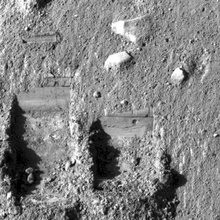
%> input picture Reduccion color y tamano/tarea1.jpg, 220 x 220 px, shrunk from 512 x 512 before the run
$ octave Reduccion_De_Escala_De_Grises.m   (GNU Octave 9; MATLAB toolbox functions it lacks are replaced by stand-ins)
%> lines starting %> are read from the running program, lines starting %| are printed output that depends on the picture; in (x1, y1, x2, y2) boxes, pixels count from 0 and x2, y2 are one past the last pixel; in counts of white or black regions, pixels touching at a corner belong together; the program's own positions count from 1
% Reducci?n de Matices de Grises, de 256 niveles a 2 niveles
%   Este programa trabaja con una matriz de 3 dimensiones (256x256x3) para
%   crear distintas matrices con la reduccion en niveles de grises de la
%   imagen proporcionada, llamada en este caso como "tarea1.jpg". El
%   programa transforma todo n?mero igual o menor a 127 en par y todo igual
%   o mayor a 128 en impar logrando la primera reduccion y trabajando a
%   partir de esta matriz. Los colores se van distanciando cada vez mas a
%   partir de potencias de 2 para ir dividiendo entre 2 la reduccion de
%   niveles.

I=imread('tarea1.jpg');
%> I is the input picture: size 220x220 uint8; min 0, max 255, mean 132.5
%Leemos la imagen
[ml,nl]=size(I);
%> ml = 220; nl = 220
%Obtenemos el tamano en dos variables

p=zeros(ml,nl,7);
%Creamos una matriz de 3 dimensiones para albergar cada una de las matrices
%en una sola variable, en total tenemos 7 conjuntos de matrices.

for z=1:7;
%Inicializamos nuestros conteos para recorrer todas las 7 matrices con 3
%for, uno por cada dimensi?n de la matriz
    for j=1:nl;
        for i=1:ml;

            if I(i,j)>=128 & I(i,j)<255;
%Nuestra escala de gris va de 0 a 255, todo n?mero arriba de 128 lo haremos
%impar para preservar el 255

                if z==1;
%Creamos un caso especial para la primera matriz ya que en esta nos
% basaremos para la b?squeda de las dem?s matrices. Este primer caso nos
% ayuda a crear los nones en la primera matriz disminuyendo los niveles,
%tendremos ahora 128 matices de gris
                if mod(I(i,j),2)==0
%Esto es para convertir todo n?mero par en impar
                   p(i,j,1)=I(i,j)+1;
                else
                   p(i,j,1)=I(i,j);
                end
                end

            if z~=1
%Aqu? trabajos desde la segunda matriz hasta la septima
                    x=0;
%Creamos una nueva variable para controlar nuestro
% nuestro residuo.
                for k=2.^z-1:-1:0;
%Se crea nuestra variable dependiendo de la matriz que estemos trabajando,
%esto afectar? nuestra potencia de k
                    if mod(I(i,j),2.^z)==x;
%Aqui lo que intentamos es probar
%si el residuo se encuentra dentro del rango de nuestra potencia, es decir
%si nuestra potencia es de 2, nuestro residuo se puede encontrar entre 0 y
%3, si es as? le sumaremos k que ir? de 1 a 0 dependiendo del caso.
                       p(i,j,z)=I(i,j)+(k);
                       break;
                    end
                    x=x+1;
%Al no poder utilizar un for directamente, creamos un incremento manual.
                end
                if x==2.^z-2
%Si el residuo no fue el que esperamos significara que el n?mero que
%estamos analizando es correcto y puede almacenarse en la nueva matriz.
                       p(i,j,z)=p(i,j,1);
                end
            end

            end

            if I(i,j)==255
%Si nuestro numero es 255, entonces por default lo almacenaremos en la
%nueva matriz.
                p(i,j,z)=255;
            end

            if I(i,j)<=127 & I(i,j)>0;
%Ahora analizamos desde 127 a 0 para convertirlos en pares
                if z==1
%De nuevo creamos un caso especial para la primera matriz para poder
%transformar todos los n?meros a pares.
                    if mod(I(i,j),2.^z)~=0
                    p(i,j,z)=I(i,j)-(1);
                    ans=p(i,j,z);
                   else
                     p(i,j,z)=I(i,j);
                     ans=p(i,j,z);
                    end
                else
%Si z no es 1 entonces estamos en cualquiera de las
% otras matrices.

                    if mod(I(i,j),2.^z)~=0
%En este caso buscamos que ademas
% de ser n?meros pares cumplan con la propiedad de ser divisibles entre la
% potencia en la que estamos trabajando, es decir, si la potencia es 3,
% significa que es 2.^3=8, todos los n?meros por debajo de 127 deber?n ser
% divisibles entre 8 para ir disminuyendo nuestros matices de gris.
                    a=mod(p(i,j,z-1),2.^z);
                    p(i,j,z)=p(i,j,z-1)-(a);
%le restamos lo que haga falta para que sea un numero divisible de
%nuestra potencia
                   else
                     p(i,j,z)=p(i,j,z-1);
                    end
                end
            end

        end
    end
end
%> after the loop, a = 64; ans = 0; x = 0

%Extraemos cada una de las matrices en una nueva variable para poder
%exportarlas como matrices simples de 2 dimensiones.

m1= uint8(p(:,:,1));
m2= uint8(p(:,:,2));
m3= uint8(p(:,:,3));
m4= uint8(p(:,:,4));
m5= uint8(p(:,:,5));
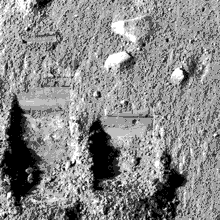
%> m5: size 220x220 uint8; min 0, max 255, mean 136.8
m6= uint8(p(:,:,6));
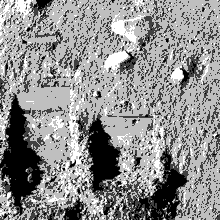
%> m6: size 220x220 uint8; min 0, max 255, mean 143.3
m7= uint8(p(:,:,7));
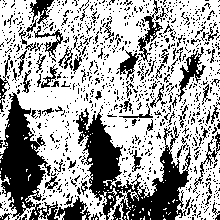
%> m7: size 220x220 uint8; 64.6% white; 1083 black regions (1001 under 20 px), largest, box (x1, y1, x2, y2) and area: (76, 108, 191, 220) 4974, (0, 92, 58, 220) 3464, (176, 47, 206, 102) 445
